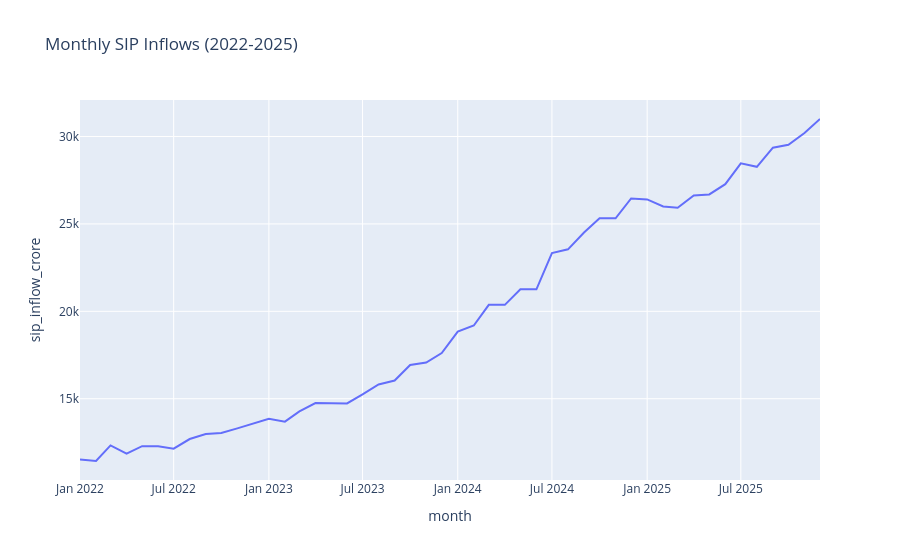

The code cell stored with this chart in its notebook:
### Code cell
sip = pd.read_csv("../data/raw/04_monthly_sip_inflows.csv")

sip["month"] = pd.to_datetime(sip["month"])

import plotly.express as px

fig = px.line(
    sip,
    x="month",
    y="sip_inflow_crore",
    title="Monthly SIP Inflows (2022-2025)"
)

fig.show()

print("SIP trend chart completed")
